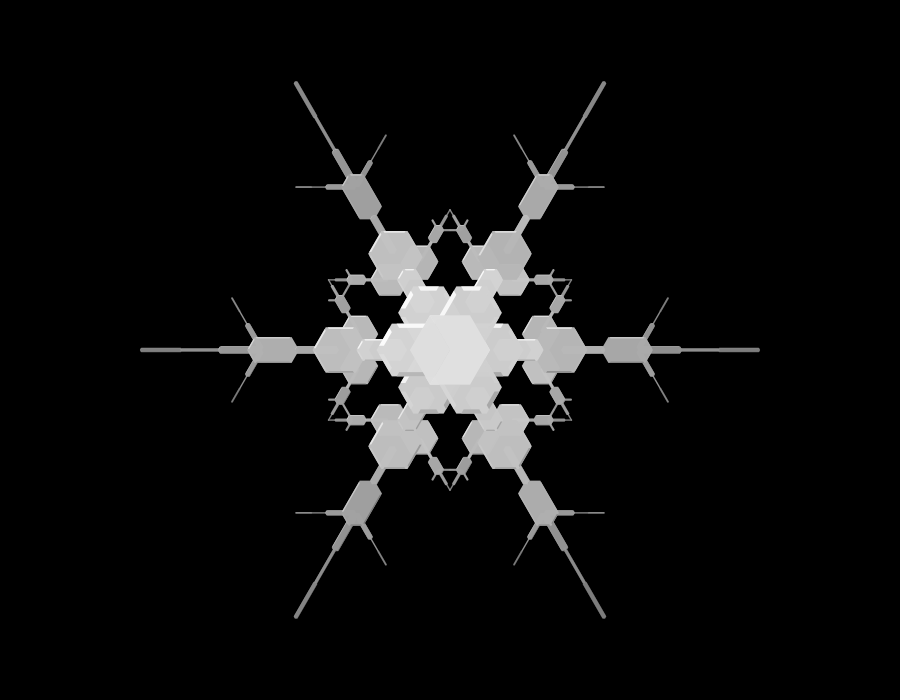
Frame 1 (no input)
Frame 60 (the mouse pressed at the canvas centre just before this capture): identical to frame 1, image omitted
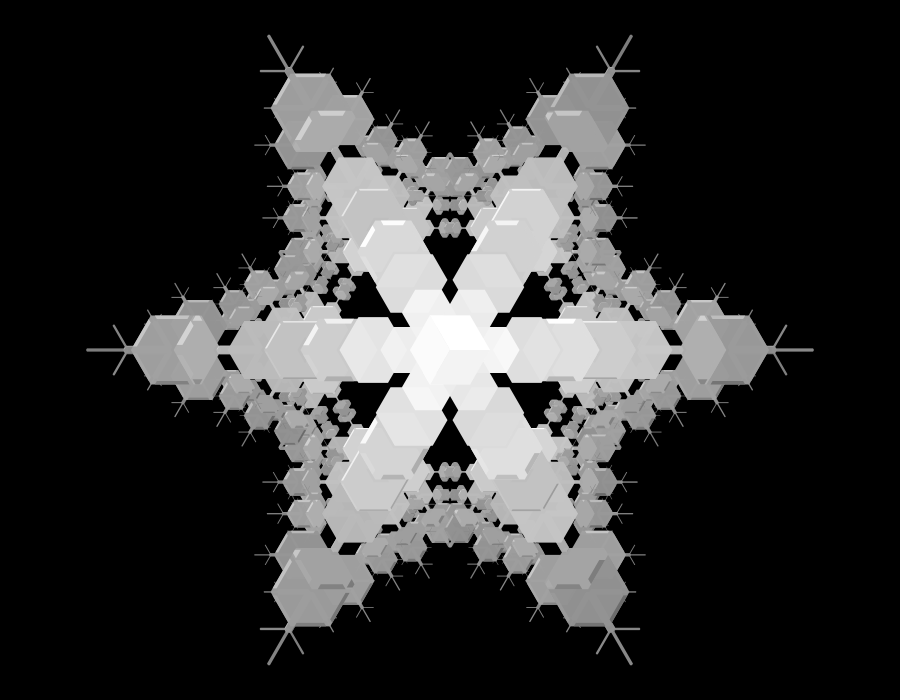
Frame 120 (the mouse held since frame 60 and released just before this capture)

The Processing sketch that drew these frames (run headless with seeded random() and noise(); from frame 60 on, the mouse is pressed at the canvas centre):

// Processing sketch: processing
// ── processing.pde
class Point{
  float x;
  float y;
  Point(float ix, float iy){
    this.x = ix;
    this.y = iy;
  }
  Point(){
    this.x = 0;
    this.y = 0;
  }
};

class Properties{
  float length;
  float thickness;
  float thinness;
  Properties(float l, float t, float thn){
    this.length = l;
    this.thickness = t;
    this.thinness = thn;
  }
};

//void setup(){
//  size(640, 320);
//  background(50);
//    noStroke();
//  for(int i = 0; i < 5000; i++){
//    fill(random(255), 0, random(255), 5);
//    ellipse(random(width), random(height), 50, 50);
//  }
 //save("output.png");
 //exit();
//}

// Algorithmic Snowflake
//
//  TREE: the snowflake is a binary tree, "var tree" is the head
//  CYCLE: one growth cycle
//  FRAME: a CYCLE contain many FRAMES


// PROGRAM PARAMETERS
boolean ANIMATIONS = false;  // 0 or 1, turn animations OFF or ON

// enum sine and cosine 60deg increments for quick lookup 
// clockwise starting from 3:00
//float[] DIRECTION = {1, 0,
//  .5,  -0.86602540378444,
//  -.5, -0.86602540378444,
//  -1,  0,
//  -.5, 0.86602540378444,
//  .5,  0.86602540378444};
  
Point[] DIRECTION = {new Point(1, 0),
  new Point(.5,  -0.86602540378444),
  new Point(-.5, -0.86602540378444),
  new Point(-1,  0),
  new Point(-.5, 0.86602540378444),
  new Point(.5,  0.86602540378444) };
int RIGHT = 1;
int LEFT = 0;
// these refer to the animation cycle, the time between 2 frames of growth
float CYCLE_PROGRESS = 0;  // updated mid loop (0.0 to 1.0) 1.0 means entering next step
int CYCLE_LENGTH = 30; // # of frames each growth cycle lasts
int CYCLE_FRAME = 0;
int CYCLE_NUM = 0;
// canvas stuff
//var canvas;  // HTML canvas, for saving image
Point originSnowflake = new Point(400, 400);  // screen coordinates
Point originTree;       // screen coordinates

binaryTree tree;  // the snowflake data model
// GENERATOR PARAMETERS 
int DEPTH = 8;
float matter = 40;
// var pressure = [.8, .6, .3, .1, .05, .2, .6, .9];
float pressure[] = new float[9];// = [.2, .05, .1, .03, .1, .5, .05, .5, .8];
boolean density[] = new boolean[9];// = [false, true, false, false, true, true, false, true, true, true];
float moisture[] = new float[9];

int windowWidth, windowHeight;

int ITERATIONS;

////////////////////////////////
//  P5.JS
//////////////////////////////
void buildAtmosphere(){
  ITERATIONS = (int)random(6) + 6;
  pressure = new float[ITERATIONS];
  density = new boolean[ITERATIONS];
  moisture = new float[ITERATIONS];
  for(int i = 0; i < ITERATIONS; i++){
    pressure[i] = random(1);
    if(random(10) > 5)
      density[i] = true;
    else 
      density[i] = false;
    moisture[i] = random(1);
  }
  for(int i = 0; i < 3; i++){
    int index = int(random(ITERATIONS));
    pressure[index] = random(0.0, 0.1);
  }
  for(int i = 0; i < ITERATIONS; i++)
    println("ATMOSPHERE: pressure:" + pressure[i] + "  density:" + density[i] + "  moisture:" + moisture[i]);
}
void resetAnimations(){
  // these refer to the animation cycle, the time between 2 frames of growth
  CYCLE_PROGRESS = 0;  // updated mid loop (0.0 to 1.0) 1.0 means entering next step
  CYCLE_LENGTH = 30; // # of frames each growth cycle lasts
  CYCLE_FRAME = 0;
  CYCLE_NUM = 0;
}
void initTree(){
  resetAnimations();
  tree = new binaryTree(null, new Properties(0.0, matter, 0.0));
  buildAtmosphere();
}

void setup() {
  size(900,700);
  windowWidth = 900;
  windowHeight = 700;
  //canvas = createCanvas(windowWidth, windowHeight);
  resizeOrigins();
  frameRate(10);
  initTree();

  if(ANIMATIONS){
    //frameRate(
    //setInterval(function(){initTree();}, 12000);
  }
  else{
    //noLoop();
    // grow and draw a tree
    for(int i = 0; i < ITERATIONS; i++){
      growTree(tree, pressure[i], density[i], moisture[i]);
    }
    draw();
  }
  //save("output.png");
  //exit();
}
void mousePressed() {
  // DEPTH++;
  // if(!ANIMATIONS){
  //   growTree(tree);
  //   draw(tree);
  // }
  tree = null;
  initTree();
  for(int i = 0; i < ITERATIONS; i++){
    growTree(tree, pressure[i], density[i], moisture[i]);
  }
  draw();
}
void draw() {
  background(0);
  // a 30 deg line showing the crop position on the wedge
  // stroke(200);
  // line(originTree.x, originTree.y, originTree.x + 200*cos(30/180*Math.PI), originTree.y - 200*sin(30/180*Math.PI));

  // fill(40, 255);
  // beginShape();
  // var SLICE_LENGTH = 140;
  // vertex(originTree.x, originTree.y);
  // vertex(originTree.x + SLICE_LENGTH*cos(30/180*Math.PI), originTree.y - SLICE_LENGTH*sin(30/180*Math.PI));
  // vertex(originTree.x + SLICE_LENGTH/(sqrt(3)*.5), originTree.y);
  // endShape(CLOSE);

  //stroke(255);
  //noFill();
  //drawTree(tree, originTree, 0);
  noStroke();
  fill(255, 80);
  drawSnowflake(tree, originSnowflake);
  // stroke(0);
  // drawSnowflakeTree(tree, originSnowflake);


  //if(ANIMATIONS){
  //  CYCLE_PROGRESS = CYCLE_FRAME / CYCLE_LENGTH;

  //  animateGrowth(tree, CYCLE_PROGRESS);
  
  //  if(CYCLE_FRAME >= CYCLE_LENGTH && DEPTH > 0){
  //    CYCLE_NUM++;
  //    CYCLE_FRAME = 0;
  //    DEPTH--;
  //    CYCLE_PROGRESS = CYCLE_FRAME / CYCLE_LENGTH;
  //    stopAllAnimations(tree);
  //    growTree(tree);
  //  }
  //  if(CYCLE_FRAME < CYCLE_LENGTH)
  //    CYCLE_FRAME++;
  //}
}
///////////////////////////////
//  SNOWFLAKE GROWING
///////////////////////////////
// animateGrowth taps into the "valueToBeGrown" and "valueAnimated" inside of each
// node, and increments / decrements each according to CYCLE_PROGRESS, which
// goes from 0.0 to 1.0, signaling end of growth cycle

//void animateGrowth(binaryTree tree, float progress){
//  findLeaves_animatedGrowth(tree, progress);
//}
//  void findLeaves_animatedGrowth(binaryTree tree, float progress){  // progress is 0.0 to 1.0
//    // ANIMATIONS
//    tree.length.animate(progress);
//    tree.thickness.animate(progress);
//    if(tree.left){
//      findLeaves_animatedGrowth(tree.left, progress);
//    }
//    if(tree.right){
//      findLeaves_animatedGrowth(tree.right, progress);
//    }
//  }
//void stopAllAnimations(binaryTree tree){
//  findLeaves_stopAllAnim(tree);
//}
//  void findLeaves_stopAllAnim(binaryTree tree){  // progress is 0.0 to 1.0
//    // ANIMATIONS
//    tree.length.stopAnimation();
//    tree.thickness.stopAnimation();
//    if(tree.left){
//      findLeaves_stopAllAnim(tree.left);
//    }
//    if(tree.right){
//      findLeaves_stopAllAnim(tree.right);
//    }
//  }

void growTree(binaryTree node, float kPressure, boolean kDensity, float kMoisture){
  findLeaves_growTree(node, kPressure, kDensity, kMoisture);
  setGlobalTreeVariables(node);
}
  void findLeaves_growTree(binaryTree node, float kPressure, boolean kDensity, float kMoisture){
    if(node.left != null)
      findLeaves_growTree(node.left, kPressure, kDensity, kMoisture);    
    if(node.right != null)
      findLeaves_growTree(node.right, kPressure, kDensity, kMoisture);

  // GROW MORE CRYSTALS
    if(node.left == null && node.right == null && !node.dead && node.branchesR < 3){
      
      // var twoBranches = (random(10) < 8);
      boolean twoBranches = kDensity;
      //if(node.parent == null) twoBranches = false;  // force first seed to branch only left
      if(node.length == 0.0) twoBranches = false;  // force first seed to branch only left
      
      float shortenby = (float)Math.pow(0.4, node.branchesR);
      // var newLength = node.length.value * pressure[DEPTH];
      float newLength = matter * cos(PI * .5 * kPressure)  * shortenby;
      float newThickness = matter * sin(PI * .5 * kPressure) * shortenby;
      float newThinness = 0.0;
      if(kMoisture < .5)
        newThinness = random(.15) + .05;

      if(newLength < node.thickness){
        println("adjusting value");
        newLength = node.thickness + 3;
      }

      if(true){//newLength > 5){
        // if(newLength < 30)
        //   newLength = 30;

        // ADD CHILDREN
        // left
        node.addLeftChild(new Properties(newLength, newThickness, newThinness));
        float leftIntersect = checkBoundaryCrossing(node, node.left);
        if(leftIntersect != -9999)
          makeNodeDead(node.left, leftIntersect, newThickness );
        // right
        if(twoBranches){
          node.addRightChild(new Properties(newLength * .7, newThickness * .7, newThinness));
          float rightIntersect = checkBoundaryCrossing(node, node.right);
          if(rightIntersect != -9999)
            makeNodeDead(node.right, rightIntersect, newThickness );
        }
      }
    }
    // grow thicker
    if(node.age < 3){
      if(node.maxGeneration - node.generation == 0)
        node.thickness = node.thickness * (1+(1/(node.maxGeneration+2)));
        //node.thickness.set(node.thickness.value*(1+(1/(node.maxGeneration+2))) );
      else if(node.maxGeneration - node.generation == 1)
        node.thickness = node.thickness * (1+(1/(node.maxGeneration+3)));
        //node.thickness.set(node.thickness * (1+(1/(node.maxGeneration+3))) );
      else if(node.maxGeneration - node.generation == 2)
        node.thickness = node.thickness * (1+(1/(node.maxGeneration+4)));
        //node.thickness.set(node.thickness * (1+(1/(node.maxGeneration+4))) );
    }
  }
  
/////////////////////////////
//  DATA STRUCTURES
////////////////////////////////
int searchedMaxGeneration;
void setGlobalTreeVariables(binaryTree node){
  // it's unclear how useful the second step is
  // there may not be any reason to store the same variable
  //   inside every node
  searchedMaxGeneration = 0;
  findGlobals_treeVariables(node);
  setGlobals_treeVariables(node);
}
  void findGlobals_treeVariables(binaryTree node){
    if(node.generation > searchedMaxGeneration)
      searchedMaxGeneration = node.generation;
    if(node.left != null)
      findGlobals_treeVariables(node.left);
    if(node.right != null)
      findGlobals_treeVariables(node.right);
  }
  void setGlobals_treeVariables(binaryTree node){
    node.maxGeneration = searchedMaxGeneration;
    node.age = searchedMaxGeneration - node.generation + 1; 
    if(node.left != null)
      setGlobals_treeVariables(node.left);
    if(node.right != null)
      setGlobals_treeVariables(node.right);
  }

int mod6(int input){
  // throw in any value, negatives included, returns 0-5
  int i = input;
  while (i < 0) 
    i += 6;
  return i % 6;
}

void makeNodeDead(binaryTree node, float newLength, float newThickness){
  node.dead = true;
    node.thickness = newThickness;
    node.length = newLength;
    if(node.parent != null)
    node.location = new Point(node.parent.location.x + newLength * DIRECTION[node.direction].x, 
                          node.parent.location.y + newLength * DIRECTION[node.direction].y);
}

/////////////////////////////////
// GEOMETRY
/////////////////////////////////
// performs the necessary fixes to this specific problem
// and returns true if boundary was crossed and adjustments made
float checkBoundaryCrossing(binaryTree startNode, binaryTree endNode){
  // extract euclidean locations from parent and child
  Point start = startNode.location;
  Point end = endNode.location;
  // perform boundary check against 30 deg line
  Point result = RayLineIntersect(
      new Point(0.0, 0.0), 
      new Point( cos((float)(30.0/180*Math.PI)), sin((float)(30.0/180*Math.PI)) ), 
      new Point( start.x, abs(start.y) ), 
      new Point( end.x, abs(end.y) )
    );
  if(result != null){   // if yes, the boundary was crossed, result is new intersection
    // return distance from start to new intersection
    return sqrt((float)( (result.x-start.x)*(result.x-start.x) + (result.y-abs(start.y))*(result.y-abs(start.y)) ) );
  }
  return -9999;
}

Point RayLineIntersect(Point origin, Point dV, Point pA, Point pB){
  // if intersection, returns point of intersection
  // if no intersection, returns null
  Point v1 = new Point(origin.x - pA.x, origin.y - pA.y );
  Point v2 = new Point(pB.x - pA.x, pB.y - pA.y);
  Point v3 = new Point(-dV.y, dV.x);
  float t1 = (v2.x*v1.y - v2.y*v1.x) / (v2.x*v3.x + v2.y*v3.y);
  float t2 = (v1.x*v3.x + v1.y*v3.y) / (v2.x*v3.x + v2.y*v3.y);
  Point p = null;
  if(t2 > 0.0 && t2 < 1.0 && t1 > 0.0){
    Point dAB = new Point();
    float lengthAB = sqrt( (pB.x-pA.x)*(pB.x-pA.x) + (pB.y-pA.y)*(pB.y-pA.y) );
    dAB.x = (pB.x - pA.x) / lengthAB;
    dAB.y = (pB.y - pA.y) / lengthAB;
    p = new Point(pA.x + lengthAB * t2 * dAB.x, pA.y + lengthAB * t2 * dAB.y);
  }
  return p;
}
////////////////////////////////
// DRAWING & RENDERING
////////////////////////////////
float TREE_SCALE = 0.4;
void drawTree(binaryTree node, Point start, int angleDepth){
  if(node != null){
    if(node.left != null){
      drawTree(node.left, new Point(start.x + node.length * DIRECTION[angleDepth].x * TREE_SCALE, start.y + node.length * DIRECTION[angleDepth].y * TREE_SCALE), angleDepth);
    }
    if(node.right != null){
      drawTree(node.right, new Point(start.x + node.length * DIRECTION[angleDepth].x * TREE_SCALE, start.y + node.length * DIRECTION[angleDepth].y * TREE_SCALE), mod6(angleDepth+1));
    }
    float length = node.length;
    Point end = new Point(start.x + length * DIRECTION[angleDepth].x * TREE_SCALE,
                          start.y + length * DIRECTION[angleDepth].y * TREE_SCALE);
    line(start.x, start.y, end.x, end.y);
    //ellipse(end.x, end.y, 5, 5);
  }
}

void drawSnowflake(binaryTree node, Point location){
  for(int angle = 0; angle < 6; angle+=2)
    drawHexagonTreeWithReflections(node, location, angle);
  for(int angle = 1; angle < 6; angle+=2)
    drawHexagonTreeWithReflections(node, location, angle);
  // fill(20*node.age + 150, 255);
  // drawCenterHexagon(node, location);
}
  //void drawCenterHexagon(node, start){
  //  var length = node.length.get();
  //  var thickness = node.thickness.get();
  //  beginShape();
  //  for(int angle = 0; angle < 6; angle++){
  //    var point = {
  //        x:(start.x + (length+thickness) * DIRECTION[mod6(angle)].x),
  //        y:(start.y + (length+thickness) * DIRECTION[mod6(angle)].y) };
  //    vertex(point.x, point.y);
  //  }
  //  endShape(CLOSE);
  //}
  void drawHexagonTreeWithReflections(binaryTree node, Point start, int angle){
    if(node != null){
      // LENGTH and THICKNESS
      float length = node.length;
      float thickness = node.thickness;
      float pThickness;
      if(node.parent != null) pThickness = node.parent.thickness;
      else            pThickness = 0;
      // thickness grows HEXAGONALLY, not scaling proportionally
      // thickness = node.length.get();
      if(thickness > node.thickness)      
        thickness = node.thickness;
      // START AND END
      Point end = new Point(start.x + length * DIRECTION[angle].x, 
                            start.y + length * DIRECTION[angle].y);
      Point endThick = new Point(start.x + (length+thickness) * DIRECTION[angle].x, 
                                 start.y + (length+thickness) * DIRECTION[angle].y);
      Point startThick = new Point(start.x + pThickness * DIRECTION[angle].x, 
                                   start.y + pThickness * DIRECTION[angle].y);
      int thckAng = 2;
      if(thickness > pThickness){
        startThick = start;
        thckAng = 1;
      }
      if(node.right != null){
        drawHexagonTreeWithReflections(node.right, end, mod6(angle+1) );
        drawHexagonTreeWithReflections(node.right, end, mod6(angle-1) );
      }
      //first go to the bottom of node, following the main stem
      if(node.left != null)
        drawHexagonTreeWithReflections(node.left, end, angle);
      
      Point point1a = new Point(startThick.x + thickness * DIRECTION[mod6(angle-thckAng)].x,
                                startThick.y + thickness * DIRECTION[mod6(angle-thckAng)].y);
      Point point1b = new Point(startThick.x + thickness * DIRECTION[mod6(angle+thckAng)].x,
                                startThick.y + thickness * DIRECTION[mod6(angle+thckAng)].y);
      Point point2a = new Point(end.x - thickness * DIRECTION[mod6(angle+2)].x,
                                end.y - thickness * DIRECTION[mod6(angle+2)].y);
      Point point2b = new Point(end.x - thickness * DIRECTION[mod6(angle-2)].x,
                                end.y - thickness * DIRECTION[mod6(angle-2)].y);

      // fill(255, 128 * sqrt(1.0/node.generation));
      fill(12*node.age + 120 + (node.randomValue[angle%6]-5)*2, 250);
      beginShape();
      vertex(startThick.x, startThick.y);
      vertex(point1a.x, point1a.y);
      vertex(point2a.x, point2a.y);
      vertex(endThick.x, endThick.y);
      vertex(point2b.x, point2b.y);
      vertex(point1b.x, point1b.y);
      endShape(CLOSE);
      
      
      // HEXAGON ARTIFACTS
      // edge thinning
      if(node.thinness != 0.0){
        float thinness = (node.thinness) * thickness;

        Point[] edges = {point1b, point2b, endThick, point2a, point1a};

        for(int i = 0; i < 4; i++){
          // make color universally directionally dependent
          float fillVal = sin(mod6(int(angle-(i - 1.5))));
          
          fill(12*(node.age + (fillVal*3.5)) + 120 + (node.randomValue[angle%6]-5)*2, 250);
          Point edgeNear = new Point(edges[i].x + thinness * DIRECTION[mod6(angle-i)].x,
                                     edges[i].y + thinness * DIRECTION[mod6(angle-i)].y);
          Point edgeFar = new Point(edges[i+1].x + thinness * DIRECTION[mod6(angle-i + 3)].x,
                                    edges[i+1].y + thinness * DIRECTION[mod6(angle-i + 3)].y);
          Point innerNear = new Point(edgeNear.x + thinness * DIRECTION[mod6(angle-i+2 + 3)].x,
                                      edgeNear.y + thinness * DIRECTION[mod6(angle-i+2 + 3)].y);
          Point innerFar = new Point(edgeFar.x + thinness * DIRECTION[mod6(angle-i+4)].x,
                                     edgeFar.y + thinness * DIRECTION[mod6(angle-i+4)].y);
          beginShape();
          vertex(edgeNear.x, edgeNear.y);
          vertex(edgeFar.x, edgeFar.y);
          vertex(innerFar.x, innerFar.y);
          vertex(innerNear.x, innerNear.y);
          endShape(CLOSE);
        }
      }

    }
  }
  
//void drawSnowflakeTree(binaryTree node, Point location){
//  for(int i = 0; i < 6; i++)
//    drawTreeWithReflections(node, location, i);
//  function drawTreeWithReflections(node, location, angle){
//    if(node != null){
//      var length = node.length.get();
//      var start = location;
//      var end = {
//        x:(location.x + length * DIRECTION[angle].x), 
//        y:(location.y + length * DIRECTION[angle].y)
//      };
//      // stroke(0 + (200/node.maxGeneration)*node.generation);
//      line(start.x, start.y, end.x, end.y);
//      if(node.left != null)
//        drawTreeWithReflections(node.left, end, angle);
//      if(node.right != null){
//        drawTreeWithReflections(node.right, end, mod6(angle+1) );
//        drawTreeWithReflections(node.right, end, mod6(angle-1) );
//      }
//      ellipse(end.x, end.y, 5, 5);
//    }
//  }
//}

void resizeOrigins(){
  //if(windowWidth > windowHeight){
    originSnowflake = new Point(windowWidth*.5, windowHeight*.5);
    originTree = new Point(windowWidth*.8, windowHeight*.97);
  //}
  //else{
  //  originSnowflake = new Point(windowWidth*.5, windowHeight*.4);
  //  originTree = new Point(windowWidth*.3, windowHeight*.933);
  //}
}

//void windowResized() {
//  resizeCanvas(windowWidth, windowHeight);
//  resizeOrigins();
//}

void logTree(binaryTree node){
 if(node != null){
   boolean hasChildren = false;
   if(node.left != null || node.right != null)
     hasChildren = true;
   String thisChildType;
   if(node.childType == LEFT) thisChildType = "left";
   if(node.childType == RIGHT) thisChildType = "right";
   println("Node (" + 
     node.generation + "/" + 
     node.maxGeneration + ") LENGTH:(" + 
     node.length + ") PARENT:(" + 
     hasChildren + ") TYPE:(" + 
     node.childType + ") RIGHT BRANCHES:(" + 
     node.branchesR + ") (" + 
     node.location.x + "," +
     node.location.y + ")");
   logTree(node.left);
   logTree(node.right);
 }
}
// ── binaryTree.pde
class binaryTree{

    binaryTree parent;
    binaryTree right;
    binaryTree left;
    int childType;
    Point location;
    boolean dead; // set true, force node to be a leaf
    int branchesR;
    int age;    // how many generations old this node is  (maxGenerations - this.generation)
    int maxGeneration = 0;
    // each node has a persisting set of random values that can be assigned to anything
    int generation;
    float length; //new animatableValue(data.length, 0);//parent.thickness.value);
    float thickness;//new animatableValue(data.thickness, 0);
    int direction;

    float[] randomValue = { random(0,10), random(0,10), random(0,10), random(0,10), random(0,10), random(0,10) };    
    float thinness;
        
        
  binaryTree(binaryTree parent, Properties data){
// nodes contain:  value (magnitude)
        // childType (LEFT or RIGHT)
        // dead (T/F: force node into leaf)
        // generation (number child away from top)
        // branchesR (number of cumulative right branches)
        // location ({x,y} position in euclidean space)
    // fix inputs
    //if(data.length == undefined)
    //  data.length = 0;

    //this.randomValue = { random(0,10), random(0,10), random(0,10), random(0,10), random(0,10), random(0,10) };    

    //float length = data.length; //new animatableValue(data.length, 0);//parent.thickness.value);
    //float thickness = data.thickness;//new animatableValue(data.thickness, 0);

    // manage properties related to the data structure
    if(parent != null){
      this.generation = parent.generation+1;
      // IMPORTANT: this jumps the growth by "parent.thickness", gives it a head start
      this.length = data.length;//new animatableValue(data.length, 0);//parent.thickness.value);
      this.thickness = data.thickness;//new animatableValue(data.thickness, 0);
      this.thinness = data.thinness;
      this.generation = parent.generation+1;
      // HERE: no head start
      // this.length = new animatableValue(length, 0);
    }else{
      // this is the beginning node of the tree, set initial conditions
      this.generation = 0;
      this.direction = 0;
      this.branchesR = 0;
      this.age = 1;
      this.length = data.length;//new animatableValue(data.length, 0);
      this.thickness = data.thickness;//new animatableValue(data.thickness, 0);
      this.thinness = data.thinness;
      this.location = new Point(0.0 + this.length * DIRECTION[this.direction].x, 
                            0.0 + this.length * DIRECTION[this.direction].y);
    }
  }
  
  void addChildren(Properties leftData, Properties rightData){
    this.addLeftChild(leftData);
    this.addRightChild(rightData);
  }
  void addLeftChild(Properties leftData){
    this.left = new binaryTree(this, leftData);
    this.left.childType = LEFT;
    this.left.direction = this.direction;
    this.left.branchesR = this.branchesR;
    this.left.location = new Point(this.location.x + this.left.length * DIRECTION[this.left.direction].x, 
                               this.location.y + this.left.length * DIRECTION[this.left.direction].y);
  }
  void addRightChild(Properties rightData){
    this.right = new binaryTree(this, rightData);
    this.right.childType = RIGHT;
    this.right.direction = mod6(this.direction+1);
    this.right.branchesR = this.branchesR + 1;
    this.right.location = new Point(this.location.x + this.right.length * DIRECTION[this.right.direction].x, 
                                this.location.y + this.right.length * DIRECTION[this.right.direction].y);
  }
}
